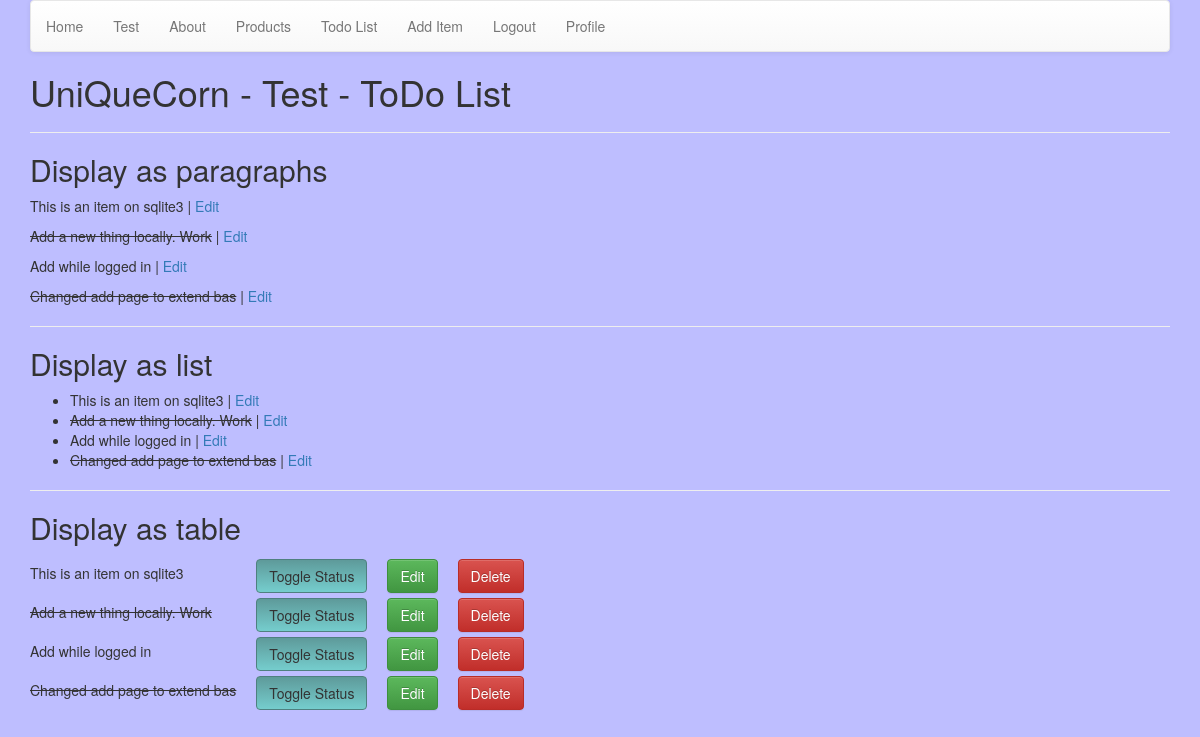
Before: /todo (signed in) with the older database file.
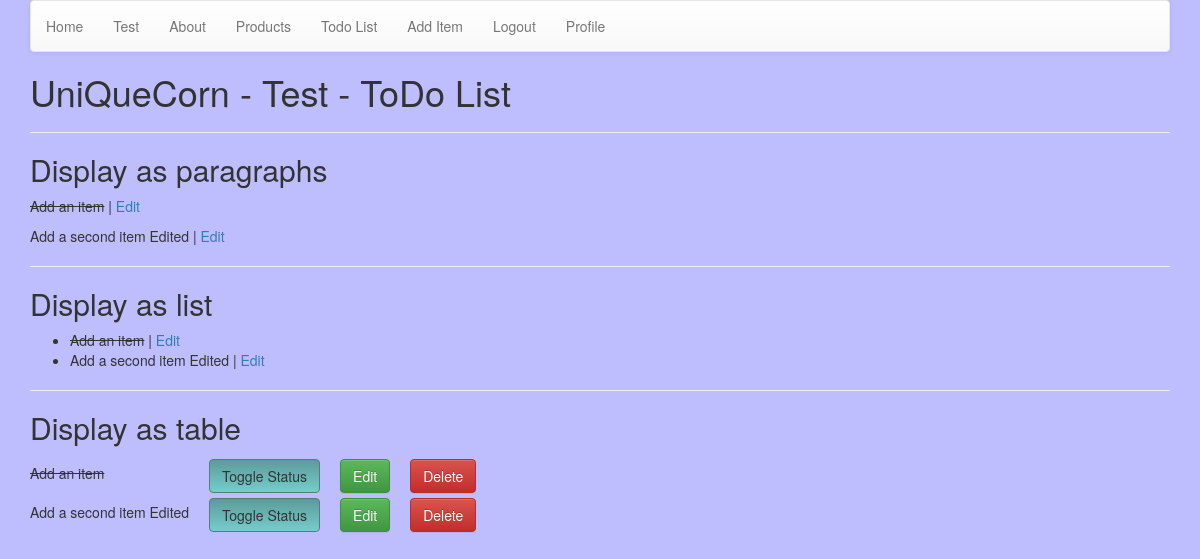
After: the same page with the newer database file.
### testing/models.py (models this page shows, shortened)
class Item(models.Model):
    name = models.CharField(max_length=30, blank=False)
    done = models.BooleanField(blank=False, default=False)

### testing/views.py (the view)
# urls.py: url(r'^todo$', test_todo_list, name="todo"),
@login_required
def test_todo_list(request):
    results = Item.objects.all()
    return render(request, 'todo_list.html', {'items': results})

### cart/contexts.py (called while the page is built)
def cart_contents(request):
    cart = request.session.get('cart', {})
    cart_items = []
    total = 0
    product_count = 0
    for id, quantity in cart.items():
        product = get_object_or_404(Product, pk=id)
        total += quantity * product.price
        product_count += quantity
        cart_items.append({'id': id, 'quantity': quantity, 'product': product})
    return {'cart_items': cart_items, 'total': total, 'product_count': product_count}

### testing/templates/todo_list.html (shortened to what this page needs)
{% extends 'base.html' %}
{% block page_heading %}
UniQueCorn - Test - ToDo List
{% endblock %}
{% block content %}
    <h2>Display as paragraphs</h2>
    {% for item in items %}
    {% if item.done %}
        <p>
            <strike>{{ item.name }}</strike> | <a href="#">Edit</a>
        </p>
    {% else %}
        <p>
            {{ item.name }} | <a href="#">Edit</a>
        </p>
    {% endif %}
    {% empty %}
        <p>You have nothing to do. Can go fishing.</p>
    {% endfor %}
    <hr>
    <h2>Display as list</h2>
    <ul>
        {% for item in items %}
            <li>
                {% if item.done %}
                <strike>{{ item.name }}</strike> | <a href="#">Edit</a>
                {% else %}
                {{ item.name }} | <a href="#">Edit</a>
                {% endif %}
            </li>
        {% empty %}
            <li>You have nothing to do. Can go fishing.</li>
        {% endfor %}
    </ul>
    <hr>
    <h2>Display as table</h2>
    <table>
        {% for item in items %}
            <tr>
                {% if item.done %}
                <td><strike>{{ item.name }}</strike></td>
                {% else %}
                <td>{{ item.name }}</td>
                {% endif %}
                <td class="btn-list">
                    <form method="POST" action="toggle/{{ item.id }}">
                        <button type="submit" class="btn btn-toggle">Toggle Status</button>
                    </form>
                </td>
                <td class="btn-list">
                    <form method="GET" action="edit/{{ item.id }}">
                        <button type="submit" class="btn btn-success">Edit</form>
                </td>
                <td class="btn-list">
                    <form method="POST" action="delete/{{ item.id }}">
                        <button type="submit" class="btn btn-danger">Delete</button>
                    </form>
                </td>
            </tr>
        {% empty %}
            <p>You have nothing to do. Can go fishing.</p>
        {% endfor %}
    </table>
{% endblock %}

Changed rows visible on the page:
removed Item: name "This is an item on sqlite3"
removed Item: name "Add a new thing locally. Work"
removed Item: name "Add while logged in"
removed Item: name "Changed add page to extend bas"
added Item: name "Add an item"
added Item: name "Add a second item Edited"
